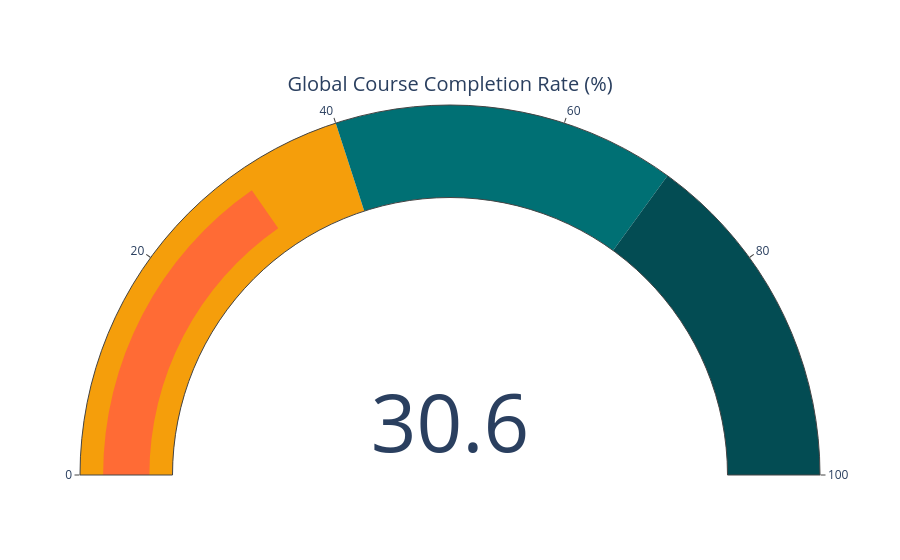

Notebook code for this chart:
### Code cell
completion_rate = (df['course_completed'].mean() * 100)

fig = go.Figure(go.Indicator(
    mode="gauge+number",
    value=completion_rate,
    title={'text': "Global Course Completion Rate (%)"},
    gauge={'axis': {'range': [0,100]},
          'bar': {'color': orange},
          'steps': [{'range': [0,40], 'color': yellow},
                   {'range': [40,70], 'color': teal},
                   {'range': [70,100], 'color': dark_teal}]}))

fig.show()

# fig.write_image("chart.png")

### Figure 1 — Plotly figure (JSON) as saved in the notebook; plotly's stock layout.template omitted (floating-point values rounded to 4 significant figures)
{"data": [{"gauge": {"axis": {"range": [0, 100]}, "bar": {"color": "#FF6B35"}, "steps": [{"color": "#F59E0B", "range": [0, 40]}, {"color": "#007074", "range": [40, 70]}, {"color": "#034C53", "range": [70, 100]}]}, "mode": "gauge+number", "title": {"text": "Global Course Completion Rate (%)"}, "type": "indicator", "value": 30.64}], "layout": {}}
